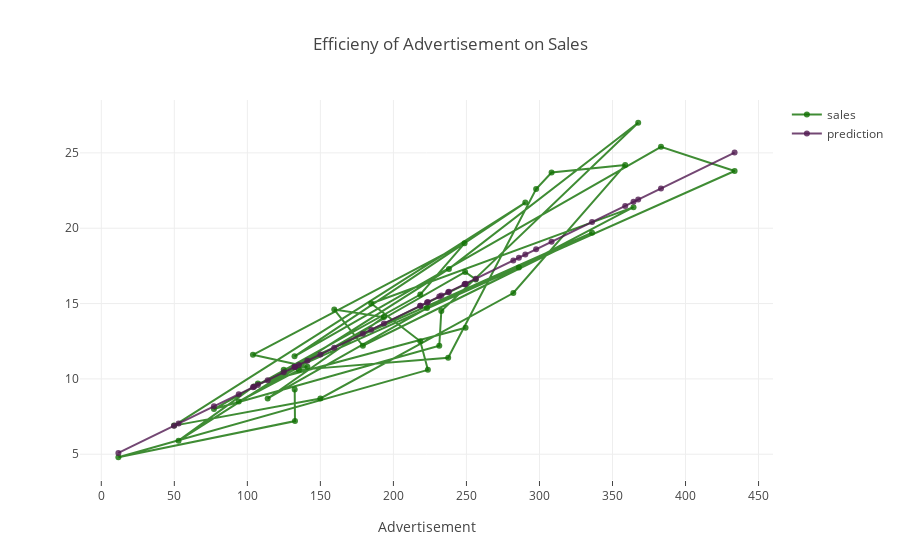

Notebook code cell kept with this figure:
### Code cell
data = [trace1, trace2]
layout = dict(title = 'Efficieny of Advertisement on Sales',
              xaxis= dict(title= 'Advertisement',ticklen= 5,zeroline= False)
             )
fig = dict(data = data, layout = layout)
iplot(fig)
